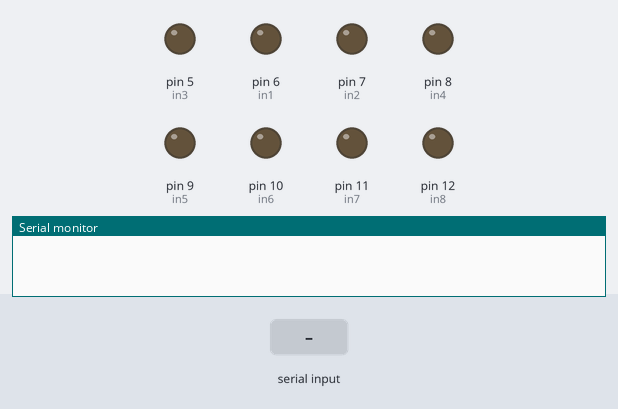
This sketch was run on a simulated Arduino Uno, built with avr-gcc and run on an emulated ATmega328P. On the bench: output pins drawn as LEDs (lit = HIGH), the last lines printed to the serial monitor. The inputs (shaded band) are chosen by the test bench.

Above: at 2.2 s.
2.3 s: "1" received over the second serial link
At 2.8 s:
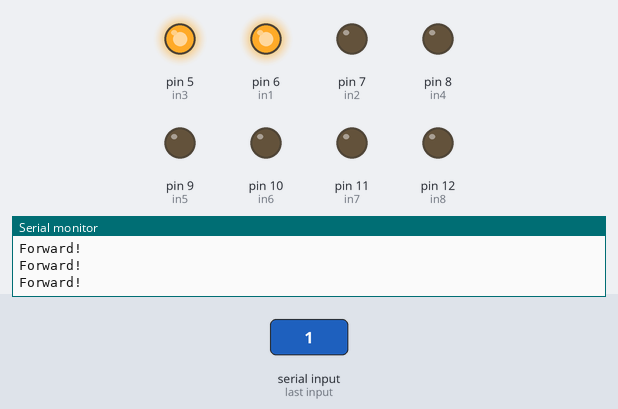
3.8 s: "4" received over the second serial link
At 4.2 s:
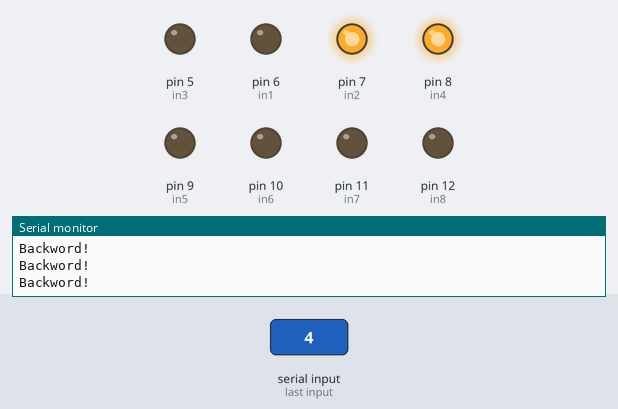
5.3 s: "2" received over the second serial link
At 5.7 s:
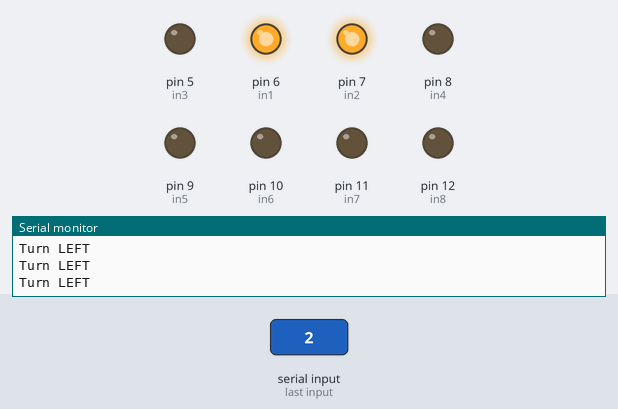
6.8 s: "3" received over the second serial link
At 8.0 s:
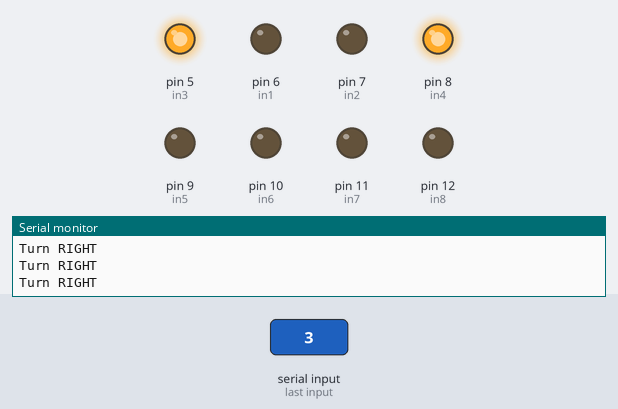
8.3 s: "5" received over the second serial link
At 9.5 s:
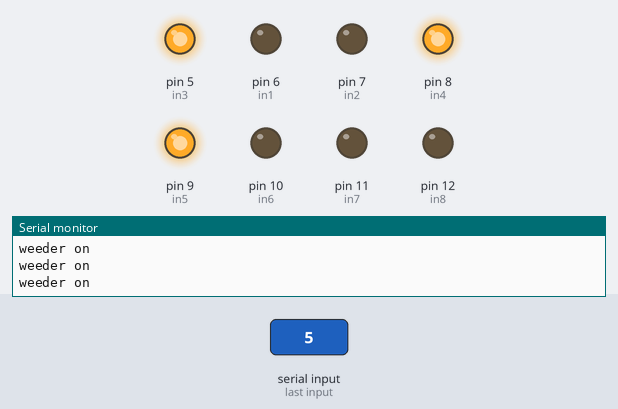
9.8 s: "9" received over the second serial link
At 11.0 s:
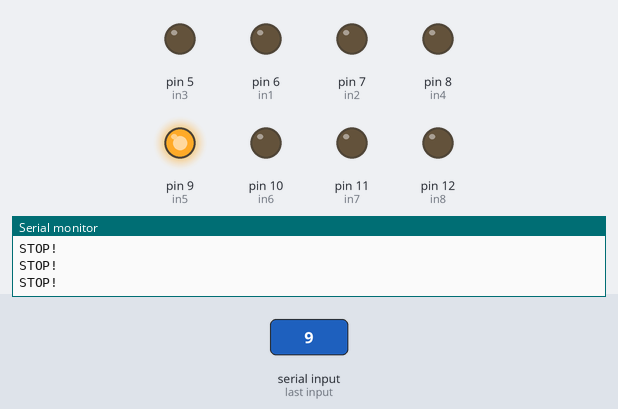
Timing chart, 0 to 12.3 s (numbered marks = the images above; inputs shaded):
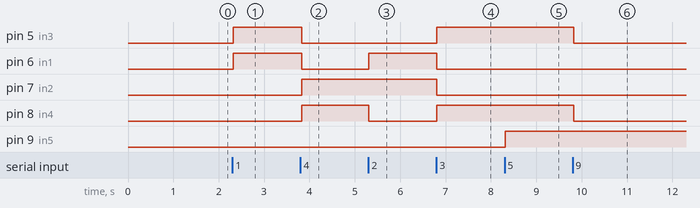

The sketch:

arduino.ino
```cpp
#include <SoftwareSerial.h>

SoftwareSerial BT(A0, A1);
int in1 = 6;
int in2 = 7;
int in3 = 5;
int in4 = 8;
int in5 = 9;
int in6 = 10;
int in7 = 11;
int in8 = 12;
char state;
void setup(){
// initialize serial communication at 9600 bits per second:
Serial.begin(9600);
BT.begin(9600); // Setting the baud rate of Software Serial Library
  pinMode(in1, OUTPUT);
  pinMode(in2, OUTPUT);
  pinMode(in3, OUTPUT);
  pinMode(in4, OUTPUT);
   pinMode(in5, OUTPUT);
  pinMode(in6, OUTPUT);
  pinMode(in7, OUTPUT);
  pinMode(in8, OUTPUT);
 delay(1000);
 }

void loop(){
//if some date is sent, reads it and saves in state
if(BT.available() > 0){
state = BT.read();
Serial.println(state);
}
     if (state == '1'){forword();Serial.println("Forward!");}
else if (state == '4'){backword();Serial.println("Backword!");}
else if (state == '2'){turnLeft();Serial.println("Turn LEFT");}
else if (state == '3'){turnRight();Serial.println("Turn RIGHT");}
else if (state == '9'){
  stop();Serial.println("STOP!");
}
 if(state == '5') {Serial.println("weeder on");  digitalWrite(in5, HIGH);
  digitalWrite(in6, LOW);
 }
else if (state == '6') {Serial.println("weeder off");
  digitalWrite(in5, LOW);
  digitalWrite(in6, LOW);
 }
else if (state == '7') {Serial.println("seeder on");

  digitalWrite(in7, HIGH);
  digitalWrite(in8, LOW);}
else if (state == '8') {Serial.println("seeder off");

  digitalWrite(in7, LOW);
  digitalWrite(in8, LOW);}


delay(30);
}


void stop(){
  digitalWrite(in1, LOW);
  digitalWrite(in2, LOW);
  digitalWrite(in3, LOW);
  digitalWrite(in4, LOW);
}

void forword(){
     digitalWrite(in1, HIGH);
  digitalWrite(in2, LOW);
  digitalWrite(in3, HIGH);
  digitalWrite(in4, LOW);
    }

void backword(){
    digitalWrite(in1, LOW);
  digitalWrite(in2, HIGH);
  digitalWrite(in3, LOW);
  digitalWrite(in4, HIGH);
}


void turnRight(){
   digitalWrite(in1, LOW);
  digitalWrite(in2, LOW);
  digitalWrite(in3, HIGH);
  digitalWrite(in4, HIGH);

  }
void turnLeft(){
  digitalWrite(in1, HIGH);
  digitalWrite(in2, HIGH);
  digitalWrite(in3, LOW);
  digitalWrite(in4, LOW);
}
```

Measured:
- after the input at 2.3 s, pin 5 (in3), pin 6 (in1): LOW → HIGH at once
- after the input at 3.8 s, pin 5 (in3), pin 6 (in1): HIGH → LOW at once; pin 7 (in2), pin 8 (in4): LOW → HIGH at once
- after the input at 5.3 s, pin 6 (in1): LOW → HIGH at once; pin 8 (in4): HIGH → LOW at once
- after the input at 6.8 s, pin 5 (in3), pin 8 (in4): LOW → HIGH at once; pin 6 (in1), pin 7 (in2): HIGH → LOW at once
- after the input at 8.3 s, pin 9 (in5): LOW → HIGH at once
- after the input at 9.8 s, pin 5 (in3), pin 8 (in4): HIGH → LOW at once
